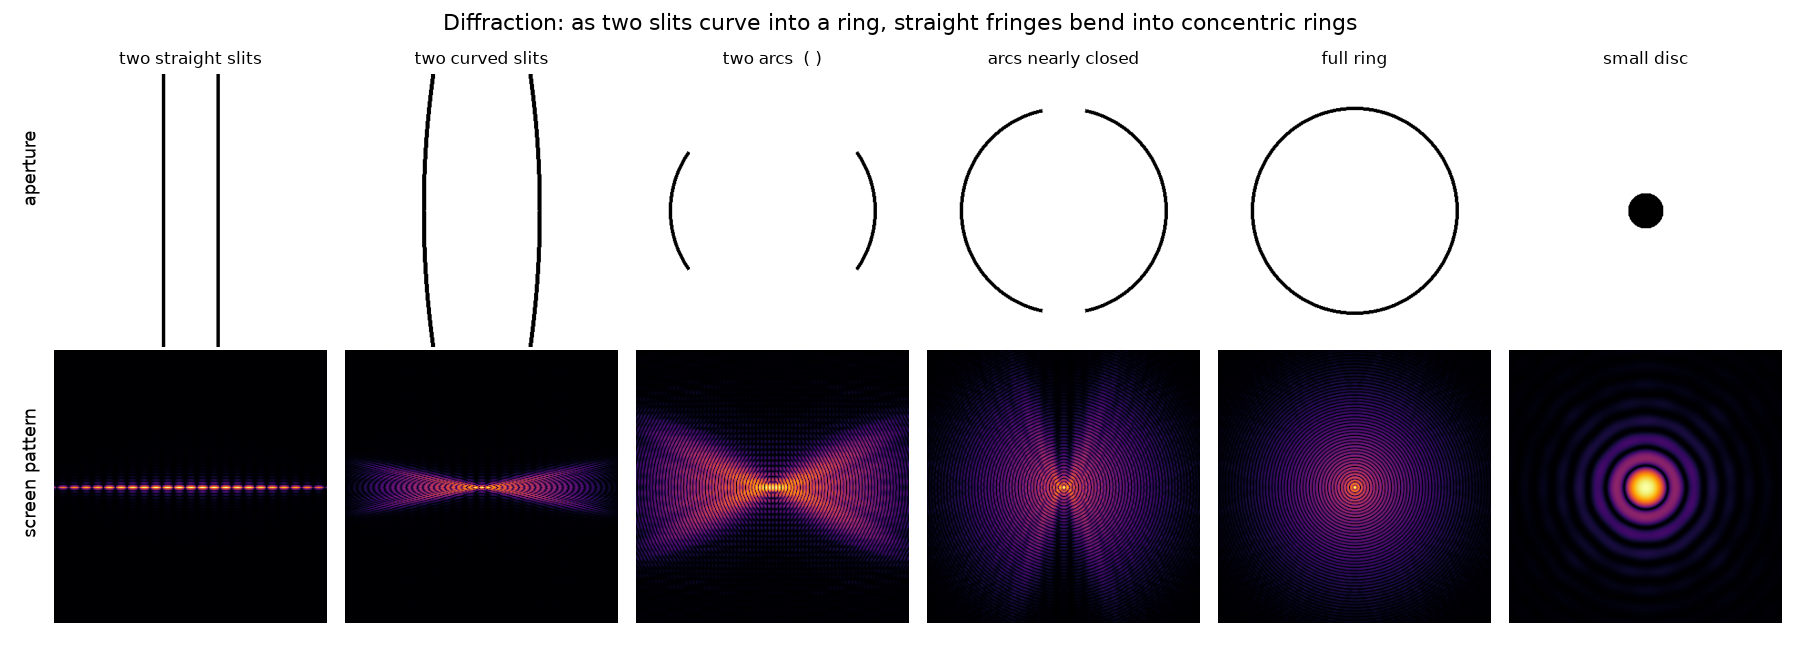

Source code (Python):
"""
Far-field (Fraunhofer) diffraction patterns for a progression of apertures:
two straight slits -> curved slits -> arcs -> a ring -> a disc.

The screen pattern is |FourierTransform(aperture)|^2.  We just build each aperture
as a binary mask and FFT it.
"""
import numpy as np
import matplotlib
matplotlib.use("Agg")
import matplotlib.pyplot as plt

N = 1024
yy, xx = np.mgrid[-N//2:N//2, -N//2:N//2].astype(float)
r = np.hypot(xx, yy)
th = np.arctan2(yy, xx)

def slits(sep, bow):
    m = np.zeros((N, N))
    Hh, w = 360, 3
    for cx in (-sep/2, sep/2):
        c = cx + np.sign(cx) * bow * (1 - (yy/Hh)**2)
        m[(np.abs(yy) < Hh) & (np.abs(xx - c) < w)] = 1
    return m

def arcs(R, gap_deg):                       # ring of radius R with gaps at top & bottom
    g = np.deg2rad(gap_deg)
    m = (np.abs(r - R) < 2.5).astype(float)
    m[np.abs(np.abs(th) - np.pi/2) < g] = 0   # cut top & bottom -> left & right arcs
    return m

def ring(R):  return (np.abs(r - R) < 2.5).astype(float)
def disc(rad): return (r < rad).astype(float)

cases = [
    ("two straight slits",      slits(80, 0)),
    ("two curved slits",        slits(80, 45)),
    ("two arcs  ( )",           arcs(150, 55)),
    ("arcs nearly closed",      arcs(150, 12)),
    ("full ring",               ring(150)),
    ("small disc",              disc(26)),
]

def farfield(mask):
    F = np.fft.fftshift(np.fft.fft2(np.fft.ifftshift(mask)))
    I = np.abs(F)**2
    return I / I.max()

fig, axes = plt.subplots(2, 6, figsize=(15, 5.4))
crop = 150  # central region of the screen to show
for k, (name, mask) in enumerate(cases):
    I = farfield(mask)
    c = N//2
    sub = I[c-crop:c+crop, c-crop:c+crop]
    axes[0, k].imshow(mask[c-200:c+200, c-200:c+200], cmap="gray_r")
    axes[0, k].set_title(name, fontsize=10); axes[0, k].axis("off")
    axes[1, k].imshow(np.log1p(sub*600), cmap="inferno")
    axes[1, k].axis("off")
axes[0, 0].set_ylabel("aperture")
fig.text(0.012, 0.74, "aperture", rotation=90, va="center", fontsize=11)
fig.text(0.012, 0.27, "screen pattern", rotation=90, va="center", fontsize=11)
fig.suptitle("Diffraction: as two slits curve into a ring, straight fringes bend into concentric rings", fontsize=13)
fig.tight_layout(rect=[0.02, 0, 1, 1])
fig.savefig("diffraction_shapes.png", dpi=120)
print("saved -> qsim/diffraction_shapes.png")
